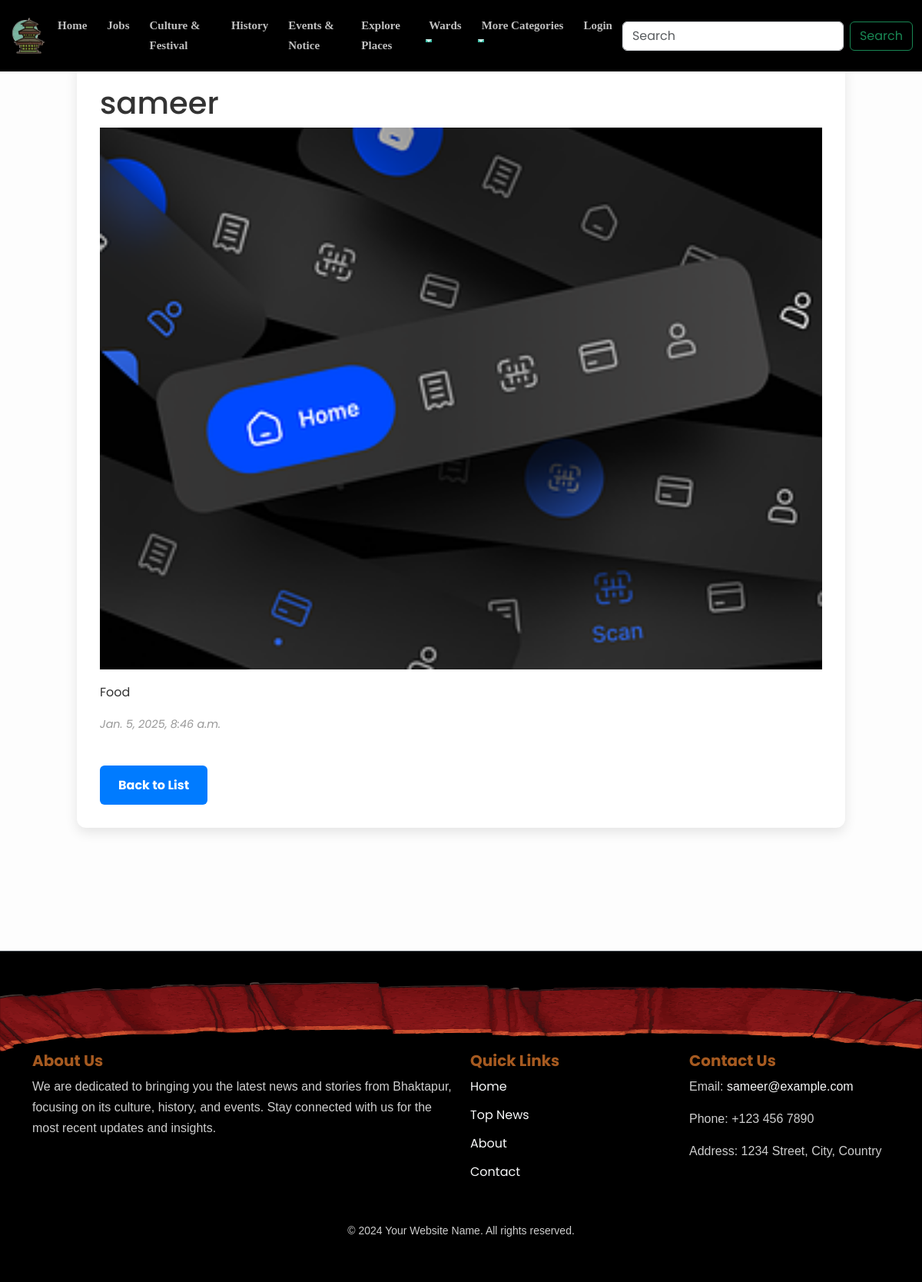
/details/13, run on the app's committed database.
### content/models.py (models this page shows, shortened)
class Content(models.Model):
    title = models.CharField(max_length=100)
    body =RichTextUploadingField()
    category = models.ForeignKey(Category, on_delete=models.CASCADE)
    date_created = models.DateTimeField(auto_now_add=True)
    image = models.ImageField(upload_to='culture',default=False)  # Custom upload path based on category

### mynews/views.py (the view)
# urls.py: path('details/<int:id>',views.details,name="details_page"),
def details(request, id):
    try:
        print(id)
        ward = Ward.objects.get( id=id)
        return render(request, 'pages/details.html', {'data': ward})
    except:
        content = get_object_or_404(Content, id=id)
        return render(request, 'pages/details.html', {'data': content})

### mynews/context_processors.py (called while the page is built)
def categories(request):
    categories = Category.objects.all()
    return {'categories': categories}

def wards(request):
    wards = Ward.objects.all()
    return {'wards': wards}

### templates/pages/details.html
{% include "components/navbar.html" %}
<div class="container details">
    <h1>{{ data.title }}</h1>
    <img src="{{ data.image.url }}" class="card-img-top" />
    <p class="para">{{ data.body|safe }}</p>
    <p class="date">{{ data.date_created }}</p>
    {% if data.category.name == "Jobs" %}
        <a href="/" class="back-button">Apply now</a>
    {% else %}
        <a href="/" class="back-button">Back to List</a>
    {% endif %}
</div>
{% include "components/footer.html" %}

### static/nav&footer.css (style rules this page uses)
body { font-family: 'Poppins', sans-serif; color: #333; }

### static/pages_style/home.css (style rules this page uses)
:root { --primary-color: #9C3D54; --secondary-color: #E85A4F; --accent-color: #F5B971; --dark-color: #2C363F; --light-color: #F4F1DE; --text-primary: #333333; --text-secondary: #666666; --font-heading: 'Playfair Display', serif; --font-body: 'Poppins', sans-serif; --transition: all 0.3s ease-in-out; --shadow: 0 5px 15px rgba(0, 0, 0, 0.1); --shadow-hover: 0 8px 25px rgba(0, 0, 0, 0.2); --border-radius: 10px; }
body { font-family: var(--font-body) !important; color: var(--text-primary); line-height: 1.7; background-color: #fdfdfd; }

### static/pages_style/details.css (style rules this page uses)
.container.details { max-width: 1000px; margin: 40px auto; background-color: #ffffff; padding: 30px; box-shadow: 0 6px 16px rgba(0, 0, 0, 0.1); border-radius: 12px; margin-top: 10vh; margin-bottom: 20vh; }
.details .date { font-size: 0.9rem; color: #999; font-style: italic; margin-top: 5px; }
.details .back-button { display: inline-block; margin-top: 25px; padding: 12px 24px; font-size: 1rem; color: #fff; text-decoration: none; background-color: #007bff; border-radius: 6px; transition: background-color 0.3s ease-in-out, transform 0.2s; font-weight: bold; }

### data on the page
Content: title "sameer", image (picture), body "Food", date_created "Jan. 5, 2025, 8:46 a.m."
